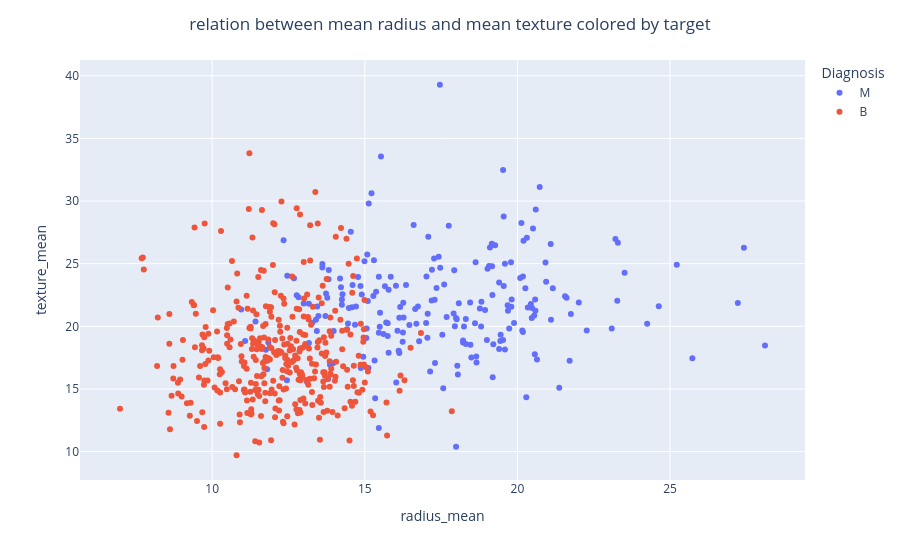

Write notebook code for a chart like this one.
### Markdown cell above
# more visualization

### Code cell
# relation between radius mean and texture mean columns colored by target
fig = px.scatter(data_frame= df , x = 'radius_mean' , y = 'texture_mean' , color='Diagnosis')
fig.update_layout(
    title='relation between mean radius and mean texture colored by target' ,
    title_x = 0.5
)

### Figure 1 — Plotly figure (JSON) as saved in the notebook; plotly's stock layout.template omitted (floating-point values rounded to 4 significant figures; data arrays with more than 128 entries replaced by an {"elided": "..."} marker saying what was removed)
{"data": [{"hovertemplate": "Diagnosis=M<br>radius_mean=%{x}<br>texture_mean=%{y}<extra></extra>", "legendgroup": "M", "marker": {"color": "#636efa", "symbol": "circle"}, "mode": "markers", "name": "M", "orientation": "v", "showlegend": true, "type": "scatter", "x": {"elided": "212 float values"}, "xaxis": "x", "y": {"elided": "212 float values"}, "yaxis": "y"}, {"hovertemplate": "Diagnosis=B<br>radius_mean=%{x}<br>texture_mean=%{y}<extra></extra>", "legendgroup": "B", "marker": {"color": "#EF553B", "symbol": "circle"}, "mode": "markers", "name": "B", "orientation": "v", "showlegend": true, "type": "scatter", "x": {"elided": "357 float values"}, "xaxis": "x", "y": {"elided": "357 float values"}, "yaxis": "y"}], "layout": {"legend": {"title": {"text": "Diagnosis"}, "tracegroupgap": 0}, "margin": {"t": 60}, "title": {"text": "relation between mean radius and mean texture colored by target", "x": 0.5}, "xaxis": {"anchor": "y", "domain": [0, 1], "title": {"text": "radius_mean"}}, "yaxis": {"anchor": "x", "domain": [0, 1], "title": {"text": "texture_mean"}}}}
